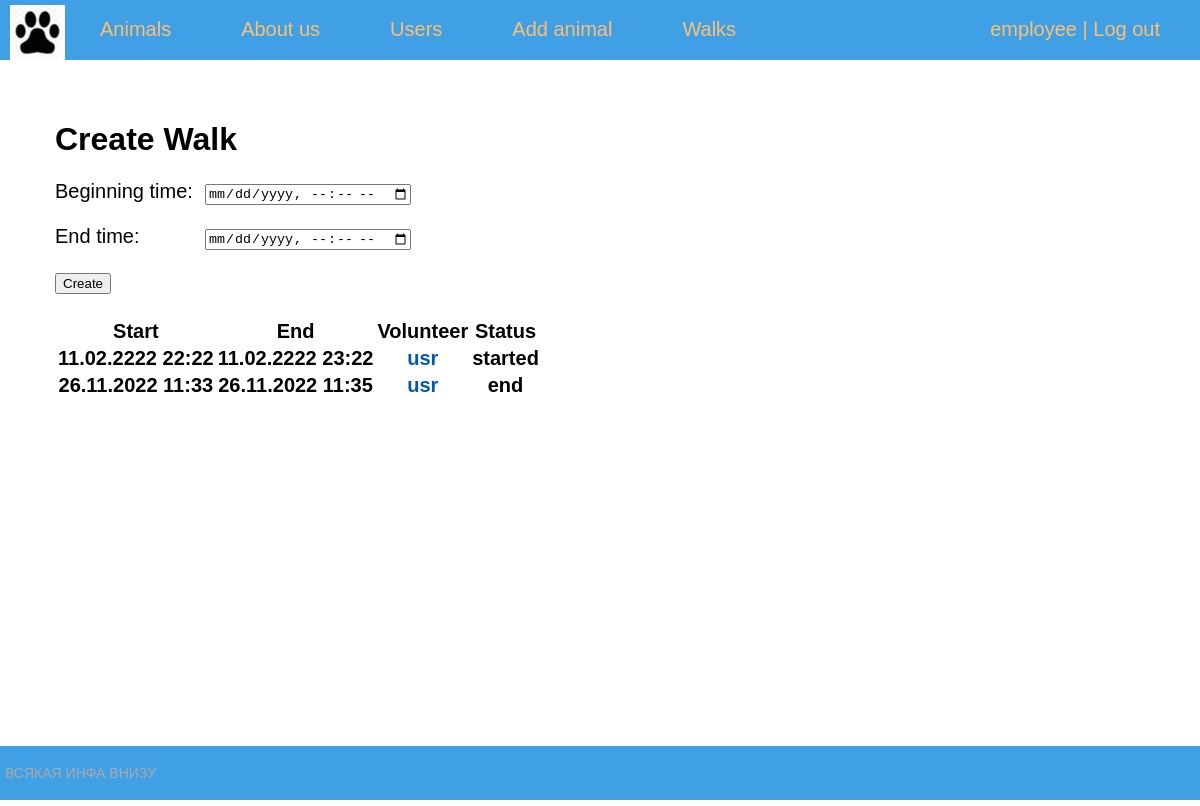
Before: /manage_walks/1/ (signed in) with the older database file.
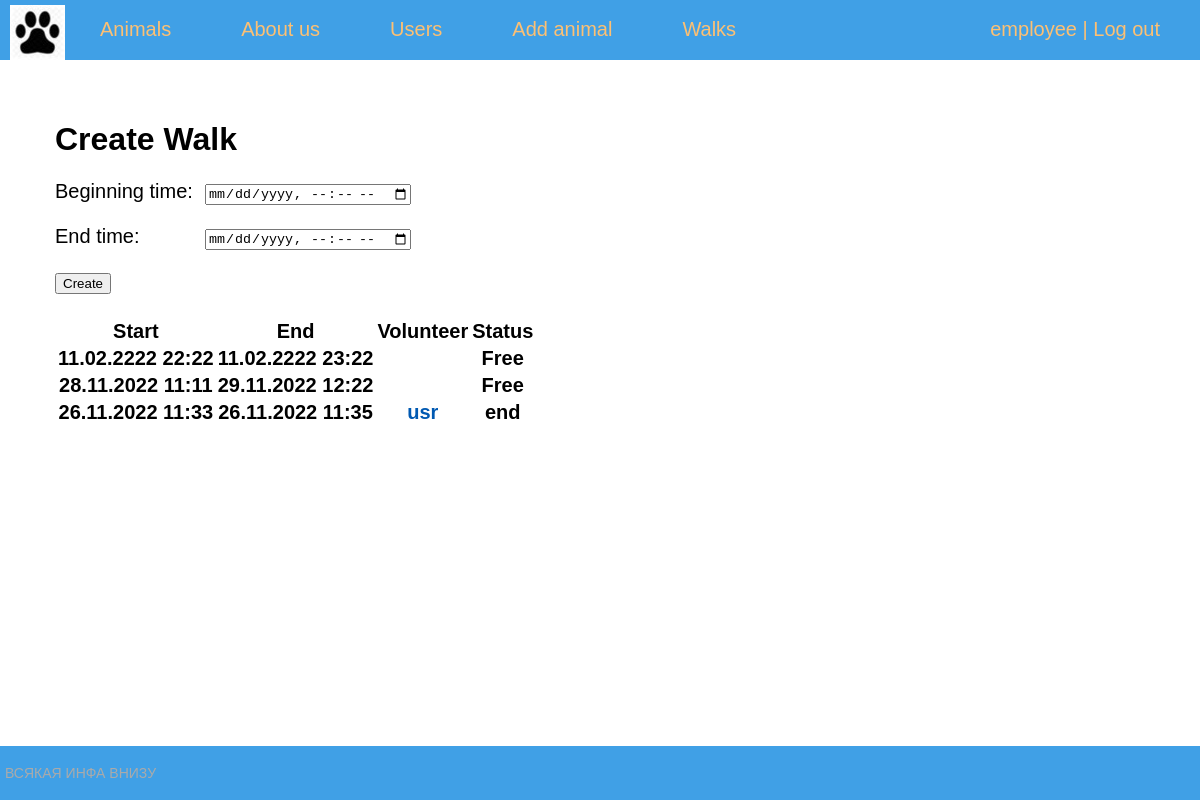
After: the same page with the newer database file.
### shelter/models.py (models this page shows, shortened)
class Walk(models.Model):
    status = models.CharField(max_length=14, default="free")
    walker = models.ForeignKey(Account, on_delete=models.CASCADE, null=True)
    animal = models.ForeignKey(Animal, on_delete=models.CASCADE, null=False, blank=False)
    starting = models.DateTimeField(null=False, blank=False)
    ending = models.DateTimeField(null=False, blank=False)
    class Meta:
        ordering = ('-starting',)

class Account(AbstractBaseUser):
    email = models.EmailField(verbose_name="email", max_length=60, unique=True)
    username = models.CharField(max_length=30, unique=True)
    date_joined = models.DateTimeField(verbose_name='date joined', auto_now_add=True)
    last_login = models.DateTimeField(verbose_name='last login', auto_now=True)
    is_admin = models.BooleanField(default=False)
    is_active = models.BooleanField(default=True)
    is_staff = models.BooleanField(default=False)
    is_superuser = models.BooleanField(default=False)
    position = models.CharField(max_length=10, default="unverified")
    name = models.CharField(max_length=15, default="")
    surname = models.CharField(max_length=15, default="")
    deleted = models.BooleanField(default=False)
    USERNAME_FIELD = 'username'
    objects = MyAccountManager()

### shelter/views.py (the view, shortened to what this page needs)
# urls.py: path('manage_walks/<int:animalid>/', ManageAnimalWalks.as_view(), name="manage_walks"),
class ManageAnimalWalks(DataMixin, UserPassesTestMixin, BaseListView, TemplateResponseMixin):
    model = Walk
    template_name = 'shelter/manage_walks.html'
    context_object_name = 'walks'
    pk_url_kwarg = 'animalid'
    paginate_by = 15
    def get(self, request, *args, **kwargs):
        walk_id = request.GET.get('walk', '')
        self.object_list = self.get_queryset()
        allow_empty = self.get_allow_empty()
        context = self.get_context_data(pk=self.kwargs['animalid'])
        return self.render_to_response(context)
    def get_queryset(self):
        queryset = Walk.objects.filter(animal_id=self.kwargs['animalid']).select_related('walker')
        return queryset
    def get_context_data(self, *, object_list=None, **kwargs):
        context = super().get_context_data(**kwargs)
        c_def = self.get_user_context(title="Create Walk")
        return dict(list(context.items()) + list(c_def.items()))
    def test_func(self):
        if self.request.user.position == "employee":
            return True
        return False

### shelter/utils.py (called while the page is built)
    def get_user_context(self, **kwargs):
        context = kwargs
        context['menu'] = menu
        return context

### shelter/templates/shelter/manage_walks.html (shortened to what this page needs)
{% extends 'shelter/base.html' %}
{% block content %}
<h1>{{title}}</h1>
<form method="post">
        <p><label class="form-label" for="id_starting">Beginning time: </label><input type="datetime-local" name="starting" required id="id_starting"></p>
        <p><label class="form-label" for="id_ending">End time: </label><input type="datetime-local" name="ending" required id="id_ending"></p>
        <button type="submit">Create</button>
</form>
<br>
<table>
    <tr><th>Start</th><th>End</th><th>Volunteer</th><th>Status</th><th></th><th></th></tr>
{% for walk in walks %}
    <tr>
        <th> {{walk.starting|date:"d.m.Y H:i"}}</th>
        <th>{{walk.ending|date:"d.m.Y H:i"}}</th>
        <th>
            {% if walk.walker_id%}
                <a href="{% url 'show_user' walk.walker.username %}">{{walk.walker.username}}</a>
            {% endif %}
        </th>
        <th>{{walk.status}}</th>
        <th>
        </th>
        <th>
        </th>
    </tr>
{% endfor %}
</table>
{% endblock %}

### shelter/templates/shelter/base.html (shortened to what this page needs)
{% load static %}
<!DOCTYPE html>
<html>
<head>
	<link type="text/css" href="{% static 'shelter/css/styles.css' %}" rel="stylesheet" />
</head>
<body>
<table class="table-page" border=0 cellpadding="0" cellspacing="0">
<tr><td valign=top>
{% block mainmenu %}
		<div class="header">
			<ul id="mainmenu" class="mainmenu">
				<li class="logo">
                    <a href="{% url 'home' %}">
                        <div class="logo"></div>
                    </a>
                </li>
				{% for m in menu %}
				    <li><a href="{% url m.url_name %}">{{m.title}}</a></li>
				{% endfor %}
				{% if user.position == "employee" or user.position == "admin" %}
				    <li><a href="{% url 'users' %}">Users</a></li>
				{% endif %}
            	{% if user.position == "employee" %}
				    <li><a href="{% url 'addanimal' %}">Add animal</a></li>
					<li><a href="{% url 'today_walks' %}">Walks</a></li>
				{% endif %}
				{% if request.user.is_authenticated %}
				    <li class="last"><a href="{% url 'mypage' %}">{{user.username}}</a> | <a href="{% url 'logout' %}">Log out</a></li>
				{% else %}
				    <li class="last"><a href="{% url 'register' %}">Register</a> | <a href="{% url 'login' %}">Log in</a></li>
				{% endif %}
			</ul>
		</div>
{% endblock mainmenu %}
<table class="table-content" border=0 cellpadding="0" cellspacing="0">
<td valign="top" class="content">
<div class="content-text">
    {% block content %}
    {% endblock %}
</div>
</td></tr></table>
<tr><td valign=top>
	<div id="footer">
		<p>ВСЯКАЯ ИНФА ВНИЗУ</p>
	</div>
</td></tr></table>
</body>
</html>

Changed rows visible on the page:
changed Walk (number 1 of 3 on the later page): status "started" → "Free"; walker_id 11 → empty (drawn); walker.username "usr" → (not shown)
added Walk: starting "28.11.2022 11:11", ending "29.11.2022 12:22", status "Free"
